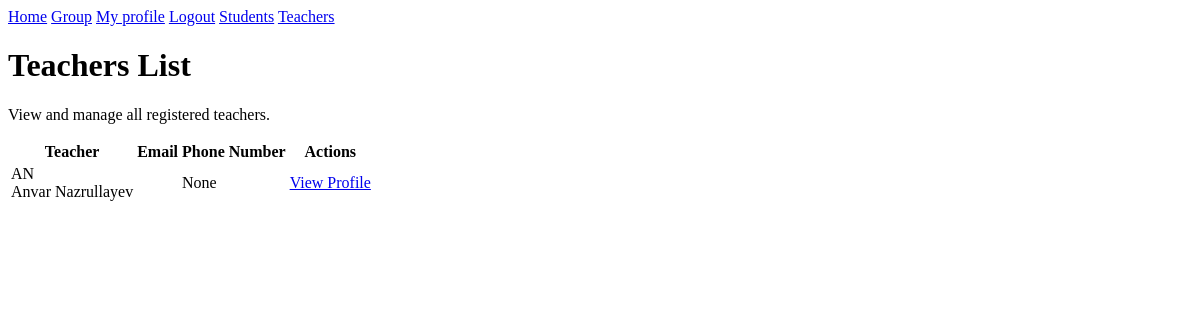
Before: /manager/techers (signed in) with the older database file.
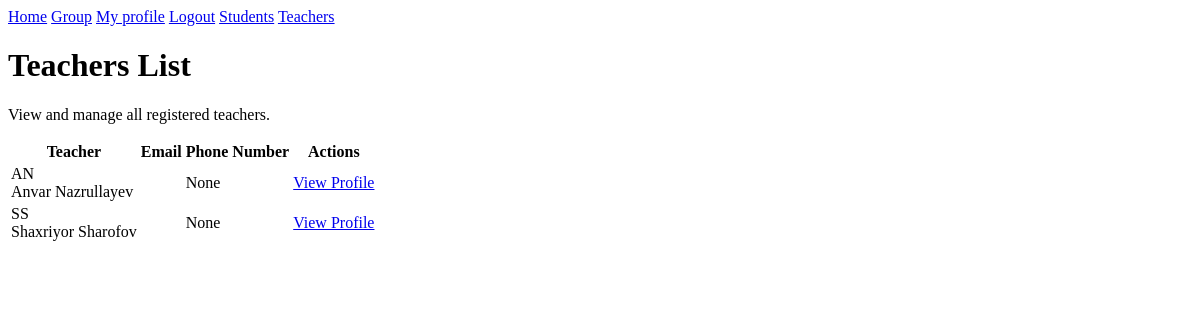
After: the same page with the newer database file.
### home/models.py (models this page shows)
class CustomUser(AbstractUser):
    ROLE_CHOICES = (
        ('MANAGER', 'Manager'),
        ('TEACHER', 'Teacher'),
        ('STUDENT', 'Student'),
    )
    role = models.CharField(max_length=10, choices=ROLE_CHOICES, default='STUDENT')
    phone_num = models.CharField(max_length=12, blank=True, null=True)
    profile_img = models.ImageField(upload_to='avtrs/', default='default_user.jpg', blank=True)

### manager/views.py (the view)
# urls.py: path('techers', teachers_list, name='mg-teachers-list'),
@login_required
def teachers_list(request):
    access_check = is_manager(request)
    if access_check:
        return access_check
    teachers = CustomUser.objects.filter(role='TEACHER')
    context = {
        'teachers': teachers
    }
    return render(request, 'manager/teachers.html', context)

### manager/views.py (called while the page is built)
def is_manager(request):
    if request.user.role != 'MANAGER':
        return redirect('no-access')
    return None

### templates/manager/teachers.html
{% extends 'mg-base.html' %}
{% block content %}
<div class="mb-8">
    <h1 class="text-2xl font-bold text-white mb-2">Teachers List</h1>
    <p class="text-slate-400">View and manage all registered teachers.</p>
</div>
<div class="bg-slate-800 border border-slate-700 rounded-xl overflow-hidden">
    <table class="w-full text-left text-sm text-slate-300">
        <thead class="bg-slate-900 text-slate-400 uppercase text-xs font-semibold">
            <tr>
                <th class="px-6 py-4">Teacher</th>
                <th class="px-6 py-4">Email</th>
                <th class="px-6 py-4">Phone Number</th>
                <th class="px-6 py-4 text-right">Actions</th>
            </tr>
        </thead>
        <tbody class="divide-y divide-slate-700">
            {% for teacher in teachers %}
            <tr class="hover:bg-slate-750 transition-colors">
                <td class="px-6 py-4 flex items-center gap-3">
                    <div class="w-8 h-8 rounded-full bg-blue-600/20 flex items-center justify-center text-blue-400 font-bold text-xs">
                        {{ teacher.first_name|slice:":1" }}{{ teacher.last_name|slice:":1" }}
                    </div>
                    <span class="font-medium text-white">{{ teacher.first_name }} {{ teacher.last_name }}</span>
                </td>
                <td class="px-6 py-4">{{ teacher.email }}</td>
                <td class="px-6 py-4">{{ teacher.phone_num }}</td>
                <td class="px-6 py-4 text-right">
                    <a href="{% url 'mg-teacher-profile' teacher.username %}" class="text-blue-400 hover:text-blue-300">View Profile</a>
                </td>
            </tr>
            {% empty %}
            <tr>
                <td colspan="4" class="py-10 text-center text-slate-500">No teachers available at the moment.</td>
            </tr>
            {% endfor %}
        </tbody>
    </table>
</div>
{% endblock %}

Changed rows visible on the page:
added CustomUser: first_name "S", last_name "S", first_name "Shaxriyor", last_name "Sharofov", phone_num "None"
